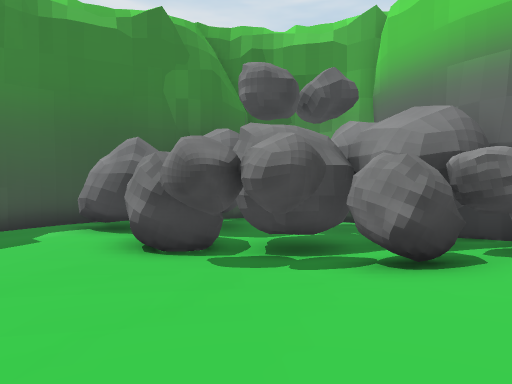
View 1 (above)

15 first-person views from a walk through a scene from a Unity 3-D project. The camera is 1.5 m above the floor, tilts 2° down and sees 75° across. The floor is counted in squares, 2 m on a side. Each view is taken from the middle of a square. On the plan, view 1 faces up. The plan holds only what a view shows up to about 11 squares ahead; the rest is blank. The place goes on beyond the plan. The player is left out. Some surface patterns are stand-ins.

View 2
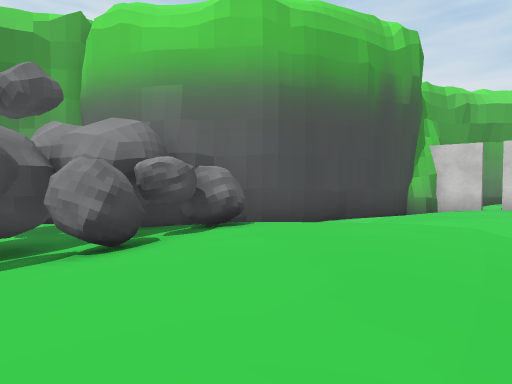

View 3
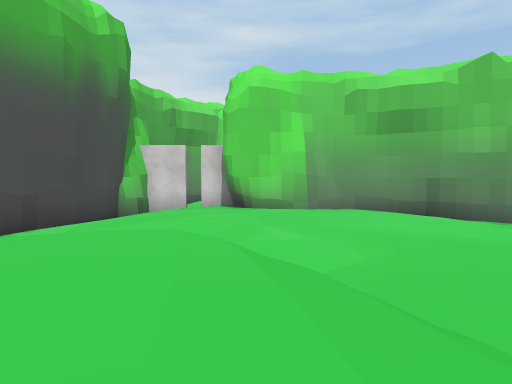

View 4
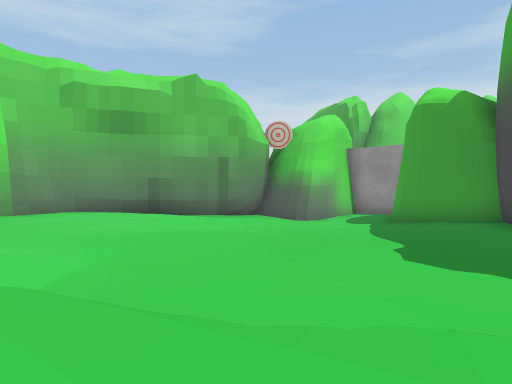

View 5
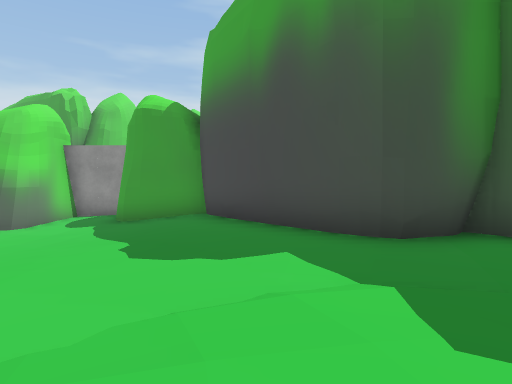

View 6
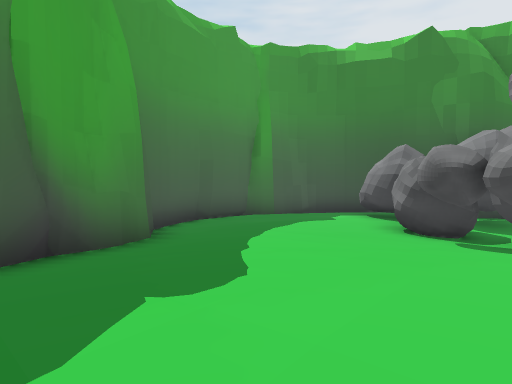

View 7
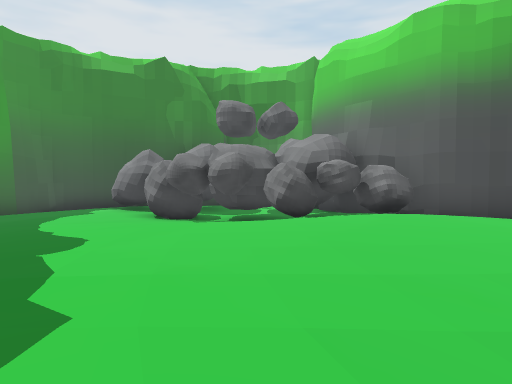

View 8
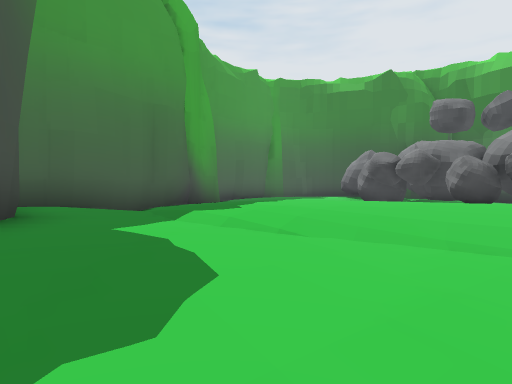

View 9
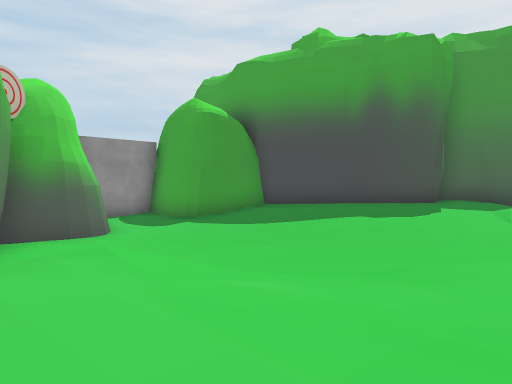

View 10
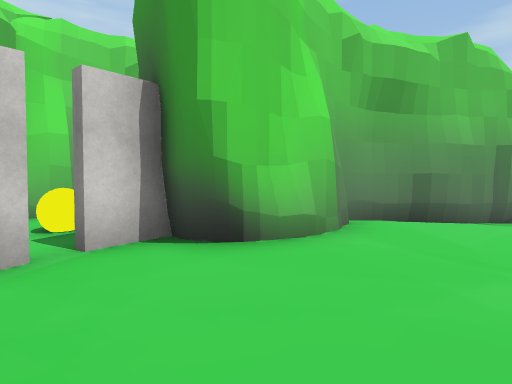

View 11
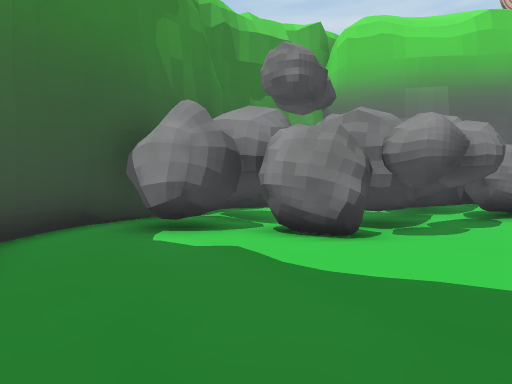

View 12
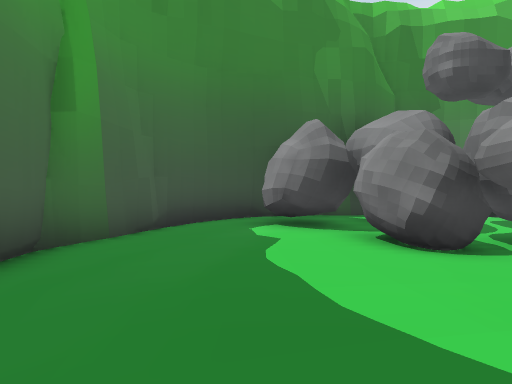

View 13
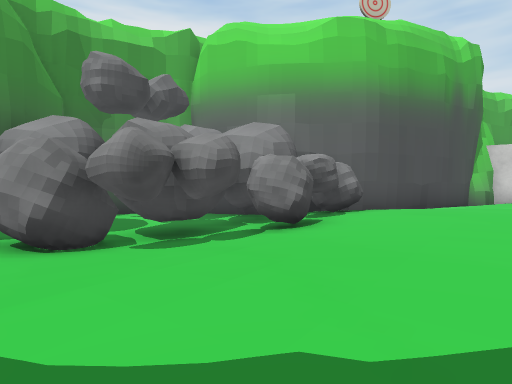

View 14
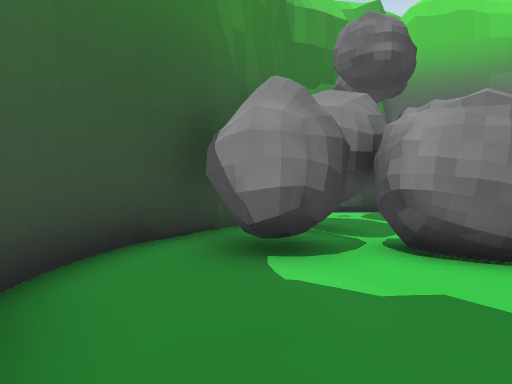

View 15
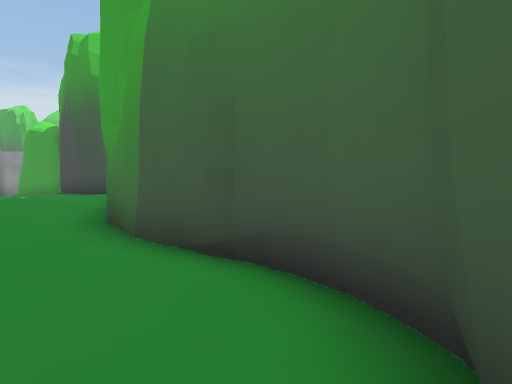

### Floor plan
Key: @ floor where view 1 was taken; # wall or solid block; . main floor; : floor 0.25 m higher than the main floor; - floor 0.25 m lower than the main floor; _ floor 0.5 m lower than the main floor; < floor 0.75 m lower than the main floor; B boulder; Y yellow ball.
Columns run from 7 left of view 1 to 15 right of it. Each row starts with its distance up from view 1.
 10      ######
  9  #####B <B##
  8  #_BBBBB<BB#
  7 ##_-BB BBBB#
  6 #_--_BBBBBB##
  5 #_---_BBBBBB##
  4 #_----___BBB.####
  3 #_------...:...-####
  2 #__-.....:::::....-#
  1 ###-..:::::::::::....Y#
  0   ##..:@::::::::::## Y#
 -1    #..:::::...::::#
 -2    ##.:::..--.....#
 -3     #.:::.-----...##
 -4     #:::...-----...#
 -5     #::::..-___-..-#
 -6     ####:.--_<<_--##
 -7        ##.-_<<<__##
 -8         #.-_<<<<_#
 -9         ##.__<<<##
-10          ###_<###
-11            ##_#
-12             ###

Where each view was taken, in squares from view 1:
view 1: 0 up, 0 right, facing up
view 2: 1 down, 0 right, facing up-right
view 3: 1 down, 1 right, facing right
view 4: 1 down, 1 right, facing down-right
view 5: 1 down, 1 right, facing down
view 6: 2 down, 1 right, facing up-left
view 7: 4 down, 1 right, facing up
view 8: 6 down, 4 right, facing up-left
view 9: 2 down, 10 right, facing down-left
view 10: 2 up, 8 right, facing down-right
view 11: 3 up, 6 left, facing up-right
view 12: 1 up, 4 left, facing up
view 13: 0 up, 3 left, facing up-right
view 14: 5 up, 6 left, facing up-right
view 15: 5 up, 6 left, facing down
